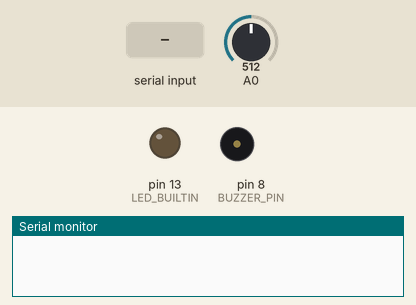
Simulated run of this sketch. Board: Arduino Uno, built with avr-gcc and run on an emulated ATmega328P. On the bench: output pins drawn as LEDs (lit = HIGH), buzzer (waves = sounding), the last lines printed to the serial monitor. Dashed ring = blinking. Inputs (shaded band) come from the test bench; at power-on: A0 = 512.

Above: at 1.2 s.
1.3 s: "blink" received over Serial
At 2.7 s:
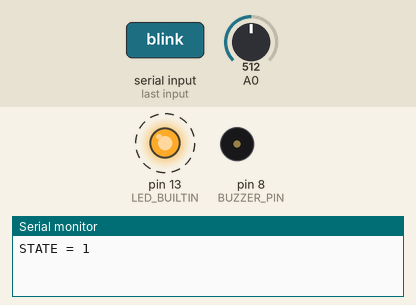
4.3 s: "buzzer" received over Serial
At 6.5 s:
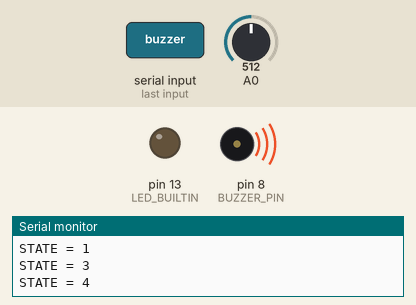
6.8 s: "timing" received over Serial
At 8.6 s:
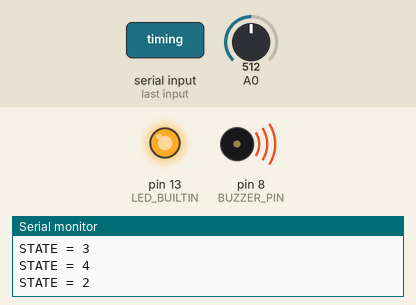
9.3 s: "off" received over Serial
At 11.6 s:
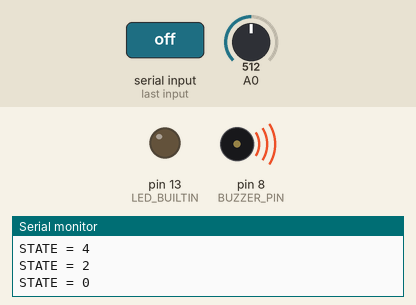
Timing chart, 0 to 12.8 s (numbered marks = the images above; inputs shaded):
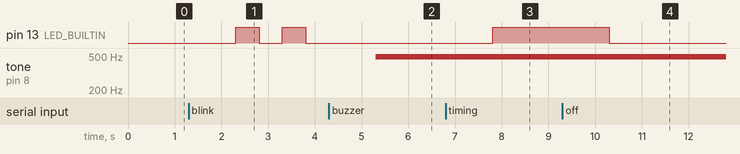

The sketch:

stateMachine.ino
```cpp
#define IDLE_STATE 	 0
#define BLINK_STATE  1
#define TIMING_STATE 2
#define BUZZER		 3
#define BUZZING		 4

#define BLINK_TIME 500

#define BUZZER_PIN 8
#define BUZZER_NOTE 440
#define NOTE_DURATION 10000

int gsm = IDLE_STATE;
int old_gsm = IDLE_STATE;
long time = 0;
String cmd;
int note_changer;

void setup()
{
  Serial.begin(9600);
  pinMode(LED_BUILTIN, OUTPUT);

}

void loop()
{
  if(Serial.available()){
    cmd = Serial.readString();

    if (cmd.equalsIgnoreCase("blink"))
      gsm = BLINK_STATE;
    else if (cmd.equalsIgnoreCase("timing"))
      gsm = TIMING_STATE;
    else if (cmd.equalsIgnoreCase("off"))
      gsm = IDLE_STATE;
    else if (cmd.equalsIgnoreCase("buzzer"))
      gsm = BUZZER;
  }

  //STATE MACHINE
  if (gsm!=old_gsm)
  {
    digitalWrite(LED_BUILTIN, LOW);
    old_gsm = gsm;
    Serial.println("STATE = "+ String(gsm));
  }
  switch(gsm){
  	case IDLE_STATE:
    	digitalWrite(LED_BUILTIN, LOW);
    	break;
    case BLINK_STATE:
    	if (millis()-time>BLINK_TIME){
          digitalWrite(LED_BUILTIN, !digitalRead(LED_BUILTIN));
          time = millis();
        }
    	break;
    case TIMING_STATE:
	    if (!digitalRead(LED_BUILTIN)){
        	digitalWrite(LED_BUILTIN,HIGH);
          	time = millis();
        }
    	else{
          if (millis()-time > 10000)
          {
            digitalWrite(LED_BUILTIN,LOW);
            gsm = IDLE_STATE;
          }
    	}
    	break;
    case BUZZER:
    	tone(BUZZER_PIN, BUZZER_NOTE+note_changer);
	    time = millis();
    	gsm = BUZZING;
	    break;
    case BUZZING:
	    if (millis()-time> NOTE_DURATION) {
        	noTone(BUZZER_PIN);
            gsm = IDLE_STATE;
        }
    	else
          tone(BUZZER_PIN, BUZZER_NOTE+note_changer);
    	break;
  }


  note_changer = analogRead(0);
  note_changer = map(note_changer,0,1023,0,100);
}
```

Measured:
- after the input at 1.3 s, pin 13 (LED_BUILTIN): alternates HIGH for 0.50 s and LOW for 0.50 s, starting after 1.0 s
- after the input at 4.3 s, pin 13 (LED_BUILTIN): stops changing and stays LOW; tone on pin 8 (BUZZER_PIN): silent → 490 Hz after 1.0 s
- after the input at 6.8 s, pin 13 (LED_BUILTIN): LOW → HIGH after 1.0 s
- after the input at 9.3 s, pin 13 (LED_BUILTIN): HIGH → LOW after 1.0 s
